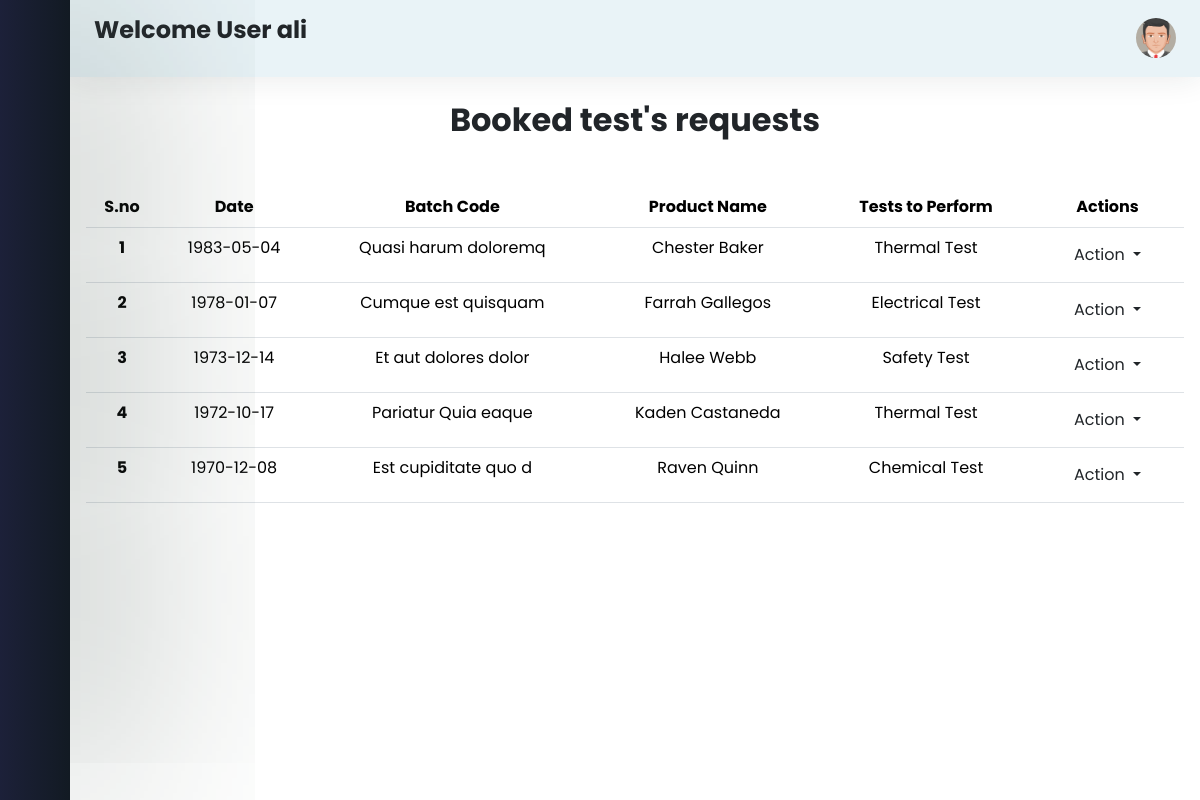
/test_request_user.php (signed in), run on the app's committed database.
### tables this page shows
CREATE TABLE `book_request` (
  `sno` int(11) NOT NULL,
  `date` date NOT NULL,
  `batch_code` varchar(100) NOT NULL,
  `product_name` varchar(100) NOT NULL,
  `test` varchar(100) NOT NULL
);

### test_request_user.php (the view, shortened to what this page needs)
<?php
include('login_config.php');
?>
<!DOCTYPE html>
<html>
<head>
    <link href="https://cdn.lineicons.com/4.0/lineicons.css" rel="stylesheet" />
    <link href="https://cdn.jsdelivr.net/npm/bootstrap@5.3.2/dist/css/bootstrap.min.css" rel="stylesheet"
>
    <link rel="stylesheet" href="https://cdn.datatables.net/2.1.3/css/dataTables.dataTables.min.css">
    <link rel="stylesheet" href="style.css">
</head>
<body>
    <div class="wrapper">
        <aside id="sidebar">
            <div class="d-flex">
                <button class="toggle-btn" type="button">
                </button>
            </div>
            <ul class="sidebar-nav">
                <li class="sidebar-item">
                    <a href="user_dashboard.php" class="sidebar-link">
                    </a>
                </li>
                <li class="sidebar-item">
                    <a href="book_request.php" class="sidebar-link">
                    </a>
                </li>
                <li class="sidebar-item">
                    <a href="test_request_user.php" class="sidebar-link">
                    </a>
                </li>
                <li class="sidebar-item">
                    <a href="test_list_user.php" class="sidebar-link">
                    </a>
                </li>
            </ul>
            <div class="sidebar-footer">
                <a href="logout.php" class="sidebar-link">
                </a>
            </div>
        </aside>
        <div class="main">
            <nav class="navbar navbar-expand px-4 py-3">
                <h3 class="fw-bold fs-4 mb-3">Welcome User <span><?php echo $_SESSION['user_name'] ?></span></h3>
                <div class="navbar-collapse collapse">
                    <ul class="navbar-nav ms-auto">
                        <li class="nav-item dropdown">
                            <a href="#" data-bs-toggle="dropdown" class="nav-icon pe-md-0">
                                <img src="img/admin.png" class="avatar" alt="">
                            </a>
                        </li>
                    </ul>
                </div>
            </nav>
            <main class="content px-3 py-4">
                <h2 class="fw-bold mb-5 text-center">Booked test's requests</h2>
                <table class="table" id="myTable">
                    <thead>
                        <tr>
                            <th scope="col" class='text-center'>S.no</th>
                            <th scope="col" class='text-center'>Date</th>
                            <th scope="col" class='text-center'>Batch Code</th>
                            <th scope="col" class='text-center'>Product Name</th>
                            <th scope="col" class='text-center'>Tests to Perform</th>
                            <th scope="col" class='text-center'>Actions</th>
                        </tr>
                    </thead>
                    <tbody class="text-center">
                        <?php
                        $sql = "SELECT * FROM `book_request` ORDER BY date DESC";
                        $result = mysqli_query($conn, $sql);
                        $sno = 0;
                        while ($row = mysqli_fetch_assoc($result)) {
                            $sno += 1;
                            echo <<<_END
                                <tr>
                                    <th scope='row' class='text-center'>$sno</th>
                                    <td class='text-center'>$row[date]</td>
                                    <td class='text-center'>$row[batch_code]</td>
                                    <td class='text-center'>$row[product_name]</td>
                                    <td class='text-center'>$row[test]</td>
                                    <td align='center'>
                                        <a class='btn btn-default dropdown-toggle' href='#' role='button' data-bs-toggle='dropdown' aria-expanded='false'>
                                            Action
                                        </a>
                                            <div class='dropdown-menu' id='menu' role='menu'>
                                                <a class='dropdown-item' href='test_request_user_update.php?sno=$row[sno]'>Update</a>
                                                <div class='dropdown-divider'></div>
                                                <a class='dropdown-item' onClick="return confirm('Are you sure you want to delete?')" href='test_request_user_delete.php?sno=$row[sno]'>Delete</a>
                                            </div>
                                    </td>
                                </tr>
                            _END;
                        }
                        ?>
                    </tbody>
                </table>
            </main>
        </div>
    </div>
</body>
</html>

### style.css (style rules this page uses)
a { text-decoration: none; }
li { list-style: none; }
body { font-family: 'Poppins', sans-serif; }
.wrapper { display: flex; }
.main { display: flex; flex-direction: column; min-height: 100vh; width: 100%; overflow: hidden; transition: all 0.35s ease-in-out; background-color: #fff; min-width: 0; }
#sidebar { width: 70px; min-width: 70px; z-index: 1000; transition: all .25s ease-in-out; background-color: #121a23; -webkit-box-shadow: 0px 0px 300px -4px rgba(69, 87, 77, 1); -moz-box-shadow: 0px 0px 300px -4px rgba(69, 87, 77, 1); box-shadow: 0px 0px 300px -4px rgba(69, 87, 77, 1); background-image: linear-gradient(90deg, #775afc1a 0%, #775afc00 100%); display: flex; flex-direction: column; }
.toggle-btn { background-color: transparent; cursor: pointer; border: 0; padding: 1rem 1.5rem; }
.sidebar-nav { padding: 2rem 0; flex: 1 1 auto; }
a.sidebar-link { padding: .625rem 1.625rem; color: #FFF; display: block; font-size: 0.9rem; white-space: nowrap; border-left: 3px solid transparent; }
.sidebar-item { position: relative; }
.navbar { background-color: #c3dfe85d; box-shadow: 0 0 2rem 0 rgba(33, 37, 41, .1); }
.navbar-expand .navbar-collapse { min-width: 200px; }
.avatar { height: 40px; width: 40px; border-radius: 50%; }

### data on the page
book_request: date "1983-05-04", batch_code "Quasi harum doloremq", product_name "Chester Baker", test "Thermal Test"
book_request: date "1978-01-07", batch_code "Cumque est quisquam", product_name "Farrah Gallegos", test "Electrical Test"
book_request: date "1973-12-14", batch_code "Et aut dolores dolor", product_name "Halee Webb", test "Safety Test"
book_request: date "1972-10-17", batch_code "Pariatur Quia eaque", product_name "Kaden Castaneda", test "Thermal Test"
book_request: date "1970-12-08", batch_code "Est cupiditate quo d", product_name "Raven Quinn", test "Chemical Test"

### other printed values
$_SESSION['user_name'] "ali"
